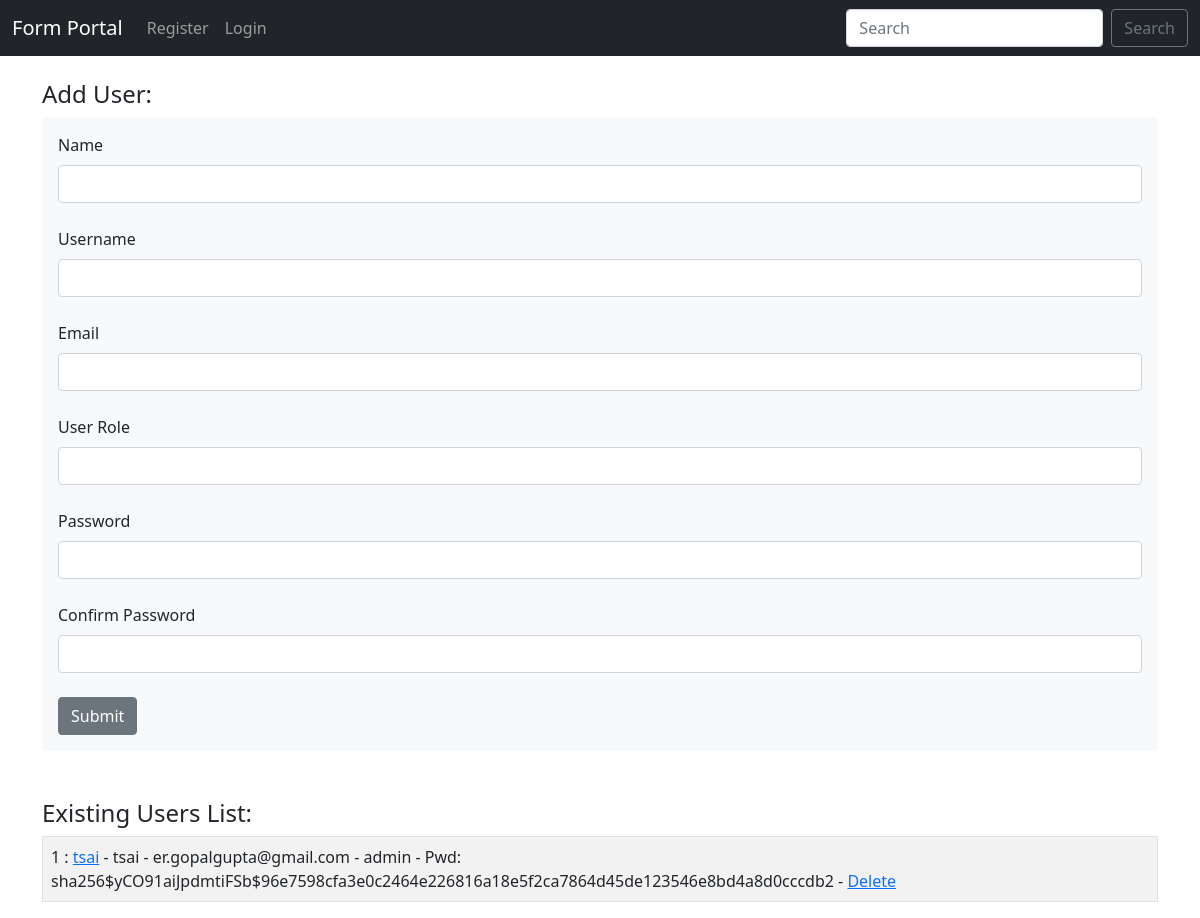
The page /user/add on the database as committed earlier.
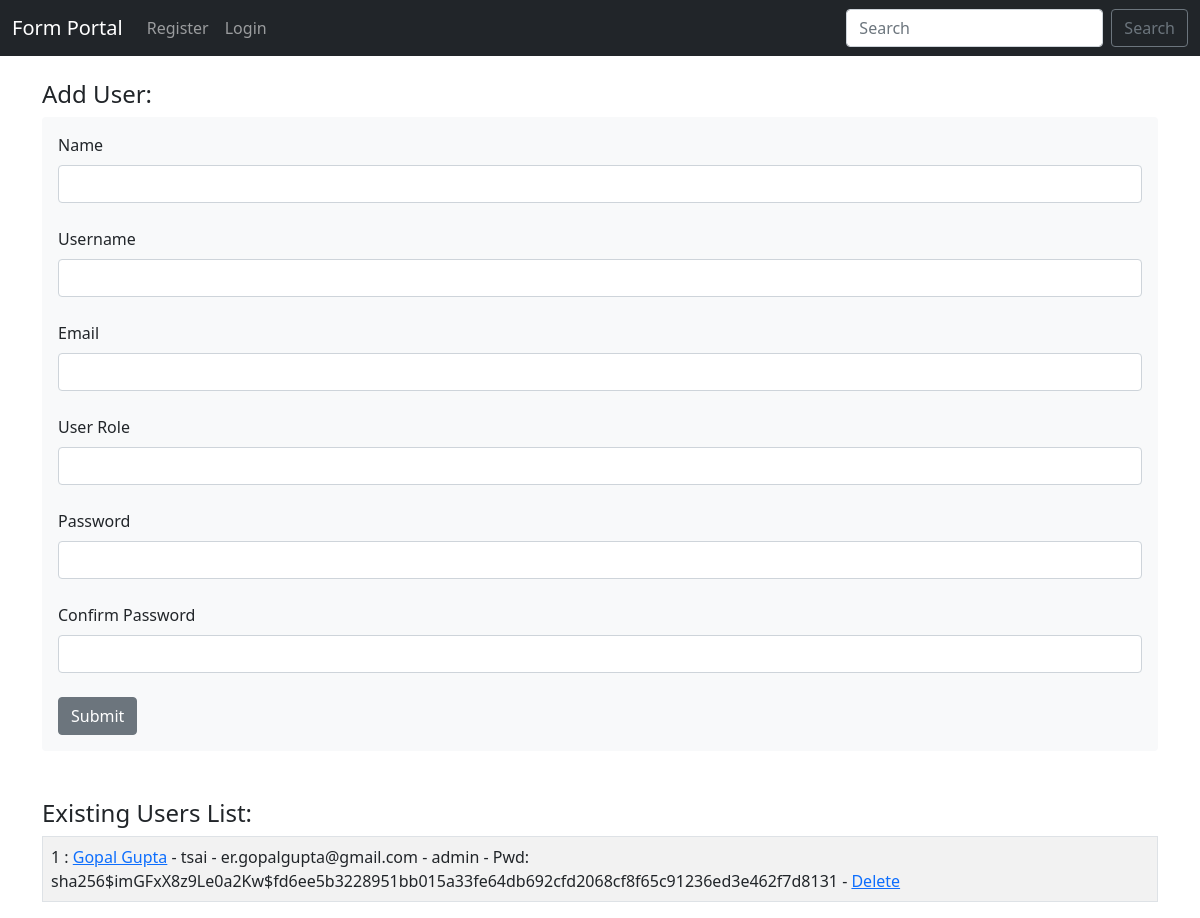
The same page on the database as committed later.
### Form.py (models this page shows, shortened)
class Users(db.Model, UserMixin):
    id = db.Column(db.Integer, primary_key=True)
    username = db.Column(db.String(20), nullable=False, unique=True)
    name = db.Column(db.String(200), nullable=False)
    email = db.Column(db.String(120), nullable=False, unique=True)
    role = db.Column(db.String(20),nullable=False)
    date_added = db.Column(db.DateTime, default=datetime.utcnow)
    password_hash = db.Column(db.String(128))
    @property
    def password(self):
        print('trying to read pwd')
        raise AttributeError('Password is not a readable item !')

### Form.py (the view, shortened to what this page needs)
@app.route('/user/add', methods=['GET', 'POST'])
def add_user():
    name = None
    form = UserForm()
    our_users = Users.query.order_by(Users.date_added)
    return render_template("add_user.html",
                           form = form,
                           name = name,
                           our_users=our_users)

### Form.py
class UserForm(FlaskForm):
    name = StringField("Name", validators = [DataRequired()])
    username = StringField("Username", validators = [DataRequired()])
    email = StringField("Email", validators=[DataRequired()])
    role = StringField("User Role",  validators=[DataRequired()])     #No validators for favorite color
    password_hash = PasswordField('Password', validators=[DataRequired(),
                                                          EqualTo('password_hash2', message='Passwords must match !')])
    password_hash2 = PasswordField('Confirm Password', validators=[DataRequired()])
    submit = SubmitField("Submit")

### templates/add_user.html (shortened to what this page needs)
{% extends 'base.html' %}
{% block content %}
    {% if name %}
        <h3> User Added !</h3>
        <br/>
        <table class="table table-hover table-bordered table-striped">
        {% for our_user in our_users %}
            <tr>
                <td>{{our_user.id}} : <a href="{{url_for('update', id=our_user.id)}}">{{our_user.name}}</a> -
                    {{our_user.username}} - {{our_user.email}} - {{our_user.role}} -
                    <a href="{{url_for('delete', id=our_user.id)}}">Delete</a>
                </td>
            </tr>
        {% endfor %}
        </table>
        <br/><br/>
    {% else %}
        <h4>Add User:</h4>
        <div class="shadow-none p-3 mb-5 bg-light rounded">
                <form method="POST">
                    {{ form.name.label(class="form-label") }}
                    {{ form.name(class="form-control") }}
                    <br/>
                    {{ form.username.label(class="form-label") }}
                    {{ form.username(class="form-control") }}
                    <br/>
                    {{ form.email.label(class="form-label") }}
                    {{ form.email(class="form-control") }}
                    <br/>
                    {{ form.role.label(class="form-label") }}
                    {{ form.role(class="form-control") }}
                    <br/>
                    {{ form.password_hash.label(class="form-label") }}
                    {{ form.password_hash(class="form-control") }}
                    <br/>
                    {{ form.password_hash2.label(class="form-label") }}
                    {{ form.password_hash2(class="form-control") }}
                    <br/>
                    {{ form.submit(class="btn btn-secondary") }}
                </form>
        </div>
        <h4>Existing Users List:</h4>
        <table class="table table-hover table-bordered table-striped">
        {% for our_user in our_users %}
            <tr>
                <td>{{our_user.id}} : <a href="{{url_for('update', id=our_user.id)}}">{{our_user.name}}</a>
                    - {{our_user.username}}
                    - {{our_user.email}}
                    - {{our_user.role}}
                    - Pwd: {{our_user.password_hash}}
                    - <a href="{{url_for('delete', id=our_user.id)}}">Delete</a>
                </td>
            </tr>
        {% endfor %}
        </table>
    {% endif %}
{% endblock %}

Rows that differ between the two databases and show on the page:
changed Users "tsai": name "tsai" → "Gopal Gupta"; password_hash "sha256$yCO91aiJpdmtiFSb$96e7598cfa3e0c2464e226816a18e5f2ca7864d45de123546e8bd4a8d0cccdb2" → "sha256$imGFxX8z9Le0a2Kw$fd6ee5b3228951bb015a33fe64db692cfd2068cf8f65c91236ed3e462f7d8131"
